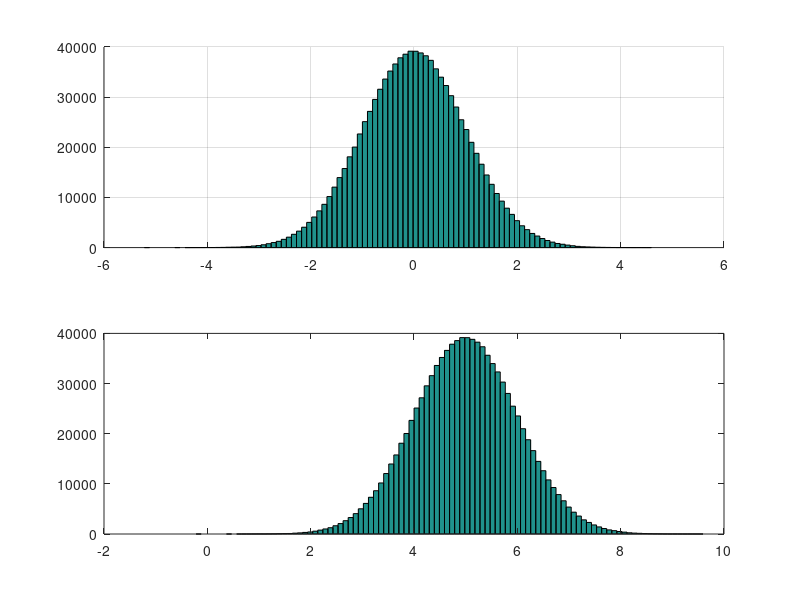

This chart was generated by the following MATLAB code:
close all; clear all; clc;

fs = 10000;       % Frequência de amostragem de 10 kHz
T = 1 / fs;       % Tempo de amostragem
duracao = 1;      % Duração de 1 segundo
num_amostras = fs * duracao; % Número de amostras = fs * duração

var_n = 1;
ruido = sqrt(var_n)*randn(1,1000000);

sinal_t = 5;
sinal_r = sinal_t + ruido;

subplot(2,1,1); hold on; grid on;
hist(ruido, 100);

subplot(2,1,2);
hist(sinal_r, 100);

Pot_ruido = (1/length(ruido))*sum(ruido.^2)
Pot_sinal = (1/length(sinal_t))*sum(sinal_t.^2)
SNR_dB = 10*log10(Pot_sinal/Pot_ruido)